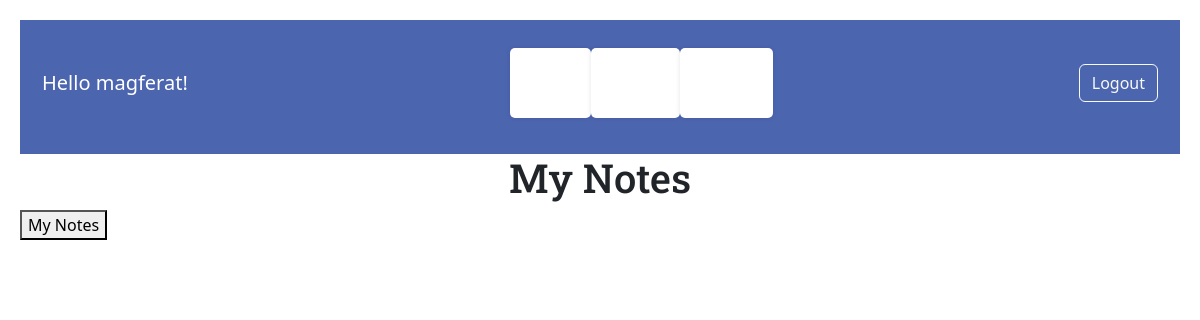
/my_notes/ (signed in), run on an earlier commit of the app's database.
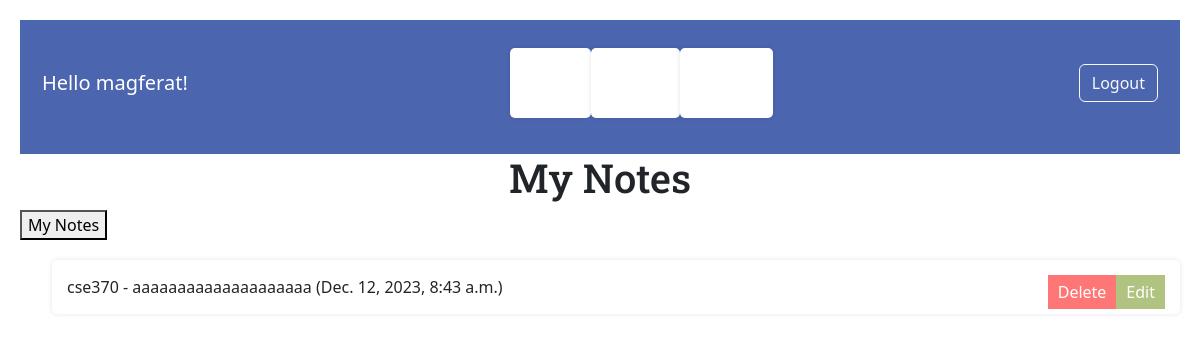
And on a later commit of the database.
### base/models.py (models this page shows, shortened)
class Note(models.Model):
    title = models.CharField(max_length=100)
    content = models.TextField()
    created = models.DateTimeField(default=timezone.now, blank=True)

### base/views.py (the view)
# urls.py: path('my_notes/', my_notes, name='my_notes'),
def my_notes(request):
    notes = Note.objects.all()
    return render(request, 'base/my_notes.html', {'notes': notes})

### base/templates/base/my_notes.html (shortened to what this page needs)
<!DOCTYPE html>
<html lang="en">
<head>
</head>
<body>
    {% include 'base/navbar.html' %}
    <h1>My Notes</h1>
    <a href="{% url 'my_notes' %}"><button>My Notes</button></a>
    <ul>
        {% for note in notes %}
        <li>
            <span>{{ note.title }} - {{ note.content }} ({{ note.created }})</span>
            <a href="{% url 'update_note' note.id %}"><button class="edit-btn">Edit</button></a>
            <a href="{% url 'delete_note' note.id %}"><button class="delete-btn">Delete</button></a>
        </li>
        {% endfor %}
    </ul>
</body>
</html>

### base/templates/base/navbar.html (shortened to what this page needs)
<!DOCTYPE html>
<html lang="en">
<head>
    <link href="https://cdn.jsdelivr.net/npm/bootstrap@5.3.0/dist/css/bootstrap.min.css" rel="stylesheet">
</head>
<body>
    <nav class="navbar navbar-expand-lg pb-3" style="background-color: #4c65af;">
        <div class="container">
            {% if request.user.is_authenticated %}
            <a class="navbar-brand" href="#" style="color: white;">Hello {{ request.user }}!</a>
            <div class="collapse navbar-collapse justify-content-center" id="navbarNav">
                <ul class="navbar-nav">
                    <li class="nav-item">
                        <a class="nav-link nav-custom-link" href="{% url 'allTask' %}">Task</a>
                    </li>
                    <li class="nav-item">
                        <a class="nav-link nav-custom-link" href="{% url 'create_note' %}">Diary</a>
                    </li>
                    <li class="nav-item">
                        <a class="nav-link nav-custom-link" href="{% url 'timer' %}">Timer</a>
                    </li>
                </ul>
            </div>
            <div class="navbar-nav ms-auto">
                <form id="logoutForm" action="{% url 'logout' %}" method="post">
                    <button class="btn btn-outline-light" type="submit">Logout</button>
                </form>
            </div>
            {% else %}
            <ul class="navbar-nav">
                <li class="nav-item">
                    <a class="nav-link" href="{% url 'login' %}" style="color: white;">Login</a>
                </li>
            </ul>
            {% endif %}
        </div>
    </nav>
</body>
</html>

### base/templates/base/my_notes.html (style rules this page uses)
body { font-family: 'Lato', sans-serif; background-color: #FFF7D4; padding: 20px; }
h1 { font-family: 'Roboto Slab', serif; color: #141E46; text-align: center; }
ul { list-style-type: none; padding: 0; }
li { margin: 20px 0; padding: 15px; background-color: #FFFFFF; box-shadow: 0 0 5px rgba(0, 0, 0, 0.1); border-radius: 5px; }
.edit-btn, .delete-btn { background-color: #B1C381; color: #fff; padding: 5px 10px; border: none; cursor: pointer; float: right; }
.delete-btn { background-color: #FF7676; }

### base/templates/base/navbar.html (style rules this page uses)
.nav-custom-link { color: #ffffff !important; font-weight: bold; }

What changed in the data, as far as the page shows it:
added Note: title "cse370", content "aaaaaaaaaaaaaaaaaaaa", created "Dec. 12, 2023, 8:43 a.m."
